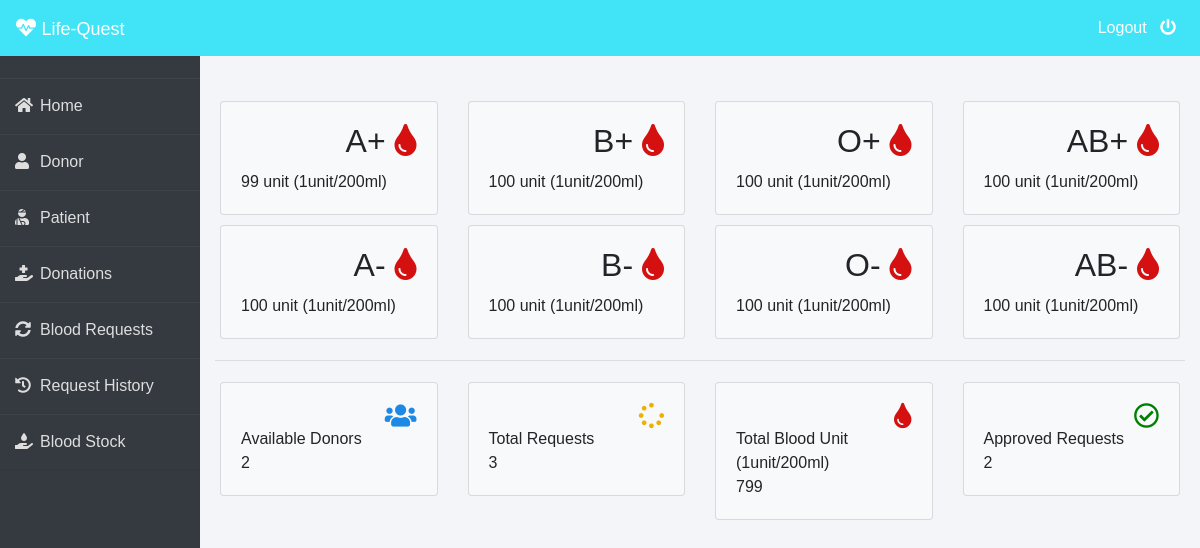
Screenshot of /admin-dashboard (signed in) with the database file from the repository.
### blood/models.py (models this page shows, shortened)
class Stock(models.Model):
    bloodgroup=models.CharField(max_length=10)
    unit=models.PositiveIntegerField(default=0)

### blood/views.py (the view)
# urls.py: path('admin-dashboard', views.admin_dashboard_view,name='admin-dashboard'),
@login_required(login_url='adminlogin')
def admin_dashboard_view(request):
    totalunit=models.Stock.objects.aggregate(Sum('unit'))
    dict={
        'A1':models.Stock.objects.get(bloodgroup="A+"),
        'A2':models.Stock.objects.get(bloodgroup="A-"),
        'B1':models.Stock.objects.get(bloodgroup="B+"),
        'B2':models.Stock.objects.get(bloodgroup="B-"),
        'AB1':models.Stock.objects.get(bloodgroup="AB+"),
        'AB2':models.Stock.objects.get(bloodgroup="AB-"),
        'O1':models.Stock.objects.get(bloodgroup="O+"),
        'O2':models.Stock.objects.get(bloodgroup="O-"),
        'totaldonors':dmodels.Donor.objects.all().count(),
        'totalbloodunit':totalunit['unit__sum'],
        'totalrequest':models.BloodRequest.objects.all().count(),
        'totalapprovedrequest':models.BloodRequest.objects.all().filter(status='Approved').count()
    }
    return render(request,'blood/admin_dashboard.html',context=dict)

### templates/blood/admin_dashboard.html
{% extends 'blood/adminbase.html' %}
{% block content %}
<br><br>
<div class="container">
    <div class="row">
        <div class="col-sm-3">
          <div class="card bg-light">
            <div class="card-body">
                <div class="blood">
                    <h2>A+ <i class="fas fa-tint" ></i></h2>
                </div><br><br>
                <div>
                    {{A1.unit}} unit (1unit/200ml)
                </div>
            </div>
          </div>
        </div>
        <div class="col-sm-3">
            <div class="card bg-light">
                <div class="card-body">
                    <div class="blood">
                        <h2>B+ <i class="fas fa-tint"></i></h2>
                    </div><br><br>
                    <div>
                      {{B1.unit}} unit (1unit/200ml)
                    </div>
                </div>
              </div>
        </div>
        <div class="col-sm-3">
            <div class="card bg-light">
                <div class="card-body">
                    <div class="blood">
                        <h2>O+ <i class="fas fa-tint"></i></h2>
                    </div><br><br>
                    <div>
                      {{O1.unit}} unit (1unit/200ml)
                    </div>
                </div>
              </div>
          </div>
          <div class="col-sm-3">
            <div class="card bg-light">
                <div class="card-body">
                    <div class="blood">
                        <h2>AB+ <i class="fas fa-tint"></i></h2>
                    </div><br><br>
                    <div>
                      {{AB1.unit}} unit (1unit/200ml)
                    </div>
                </div>
              </div>
          </div>
      </div>
      <div class="row">
        <div class="col-sm-3">
          <div class="card bg-light">
            <div class="card-body">
                <div class="blood">
                    <h2>A- <i class="fas fa-tint"></i></h2>
                </div><br><br>
                <div>
                  {{A2.unit}} unit (1unit/200ml)
                </div>
            </div>
          </div>
        </div>
        <div class="col-sm-3">
            <div class="card bg-light">
                <div class="card-body">
                    <div class="blood">
                        <h2>B- <i class="fas fa-tint"></i></h2>
                    </div><br><br>
                    <div>
                      {{B2.unit}} unit (1unit/200ml)
                    </div>
                </div>
              </div>
        </div>
        <div class="col-sm-3">
            <div class="card bg-light">
                <div class="card-body">
                    <div class="blood">
                        <h2>O- <i class="fas fa-tint"></i></h2>
                    </div><br><br>
                    <div>
                      {{O2.unit}} unit (1unit/200ml)
                    </div>
                </div>
              </div>
          </div>
          <div class="col-sm-3">
            <div class="card bg-light">
                <div class="card-body">
                    <div class="blood">
                        <h2>AB- <i class="fas fa-tint"></i></h2>
                    </div><br><br>
                    <div>
                      {{AB2.unit}} unit (1unit/200ml)
                    </div>
                </div>
              </div>
          </div>
      </div>
<hr>
    <div class="row">
      <div class="col-sm-3">
        <div class="card bg-light">
          <div class="card-body">
              <div class="blood">
                  <i class="fas fa-users" style="color: #1e88e5;"></i>
              </div><br>
              <div>
                  Available Donors <br>
                  {{totaldonors}}
              </div>
          </div>
        </div>
      </div>
      <div class="col-sm-3">
          <div class="card bg-light">
              <div class="card-body">
                  <div class="blood">
                      <i class="fas fa-spinner" style="color:#efb000;"></i>
                  </div><br>
                  <div>
                      Total Requests <br>
                     {{totalrequest}}
                  </div>
              </div>
            </div>
      </div>
        <div class="col-sm-3">
          <div class="card bg-light">
              <div class="card-body">
                  <div class="blood">
                      <i class="fas fa-tint xyz" style="color:#d41010;"></i>
                  </div><br>
                  <div>
                      Total Blood Unit (1unit/200ml) <br>
                      {{totalbloodunit}}
                  </div>
              </div>
            </div>
        </div>
        <div class="col-sm-3">
            <div class="card bg-light">
                <div class="card-body">
                    <div class="blood">
                        <i class="far fa-check-circle" style="color:green;"></i>
                    </div><br>
                    <div>
                        Approved Requests <br>
                        {{totalapprovedrequest}}
                    </div>
                </div>
              </div>
          </div>
    </div>
</div>
{% endblock content %}

### templates/blood/adminbase.html (style rules this page uses)
.row { padding: 5px; }
.fa-tint { color: #d41010 }
.blood { float: right; }
.fa-users { color: blue; font-size: 3ex; }
.fa-spinner { color: blue; font-size: 3ex; }
.fa-check-circle { color: blue; font-size: 3ex; }
.xyz { color: blue; font-size: 3ex; }
* { margin: 0; padding: 0; box-sizing: border-box; list-style: none; text-decoration: none; font-family: 'Josefin Sans', sans-serif; }
body { background-color: #f3f5f9; }

### rows the page displays
Stock: unit "99"
Stock: unit "100"
Stock: unit "100"
Stock: unit "100"
Stock: unit "100"
Stock: unit "100"
Stock: unit "100"
Stock: unit "100"

### other values shown
{{ totaldonors }} "2"
{{ totalrequest }} "3"
{{ totalbloodunit }} "799"
{{ totalapprovedrequest }} "2"
